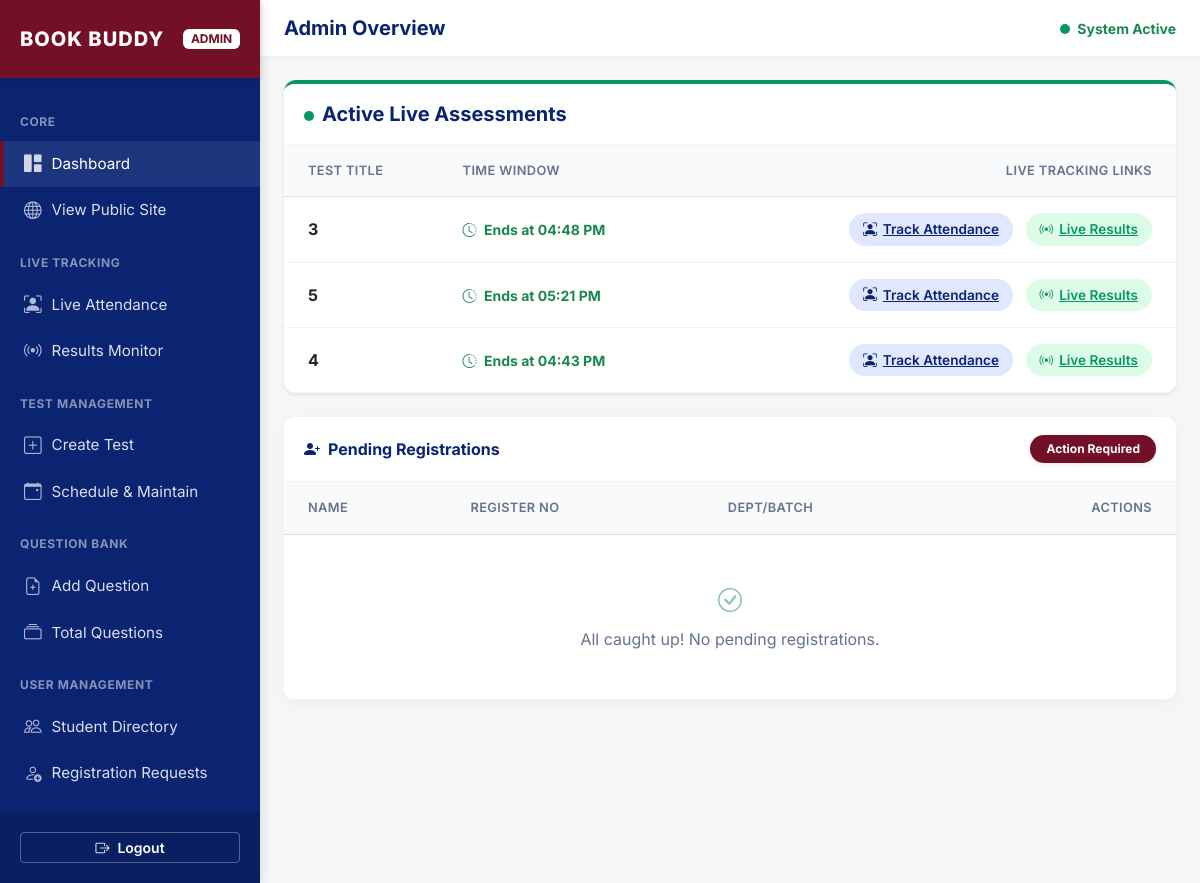
Page /admin (signed in) on the earlier database version.
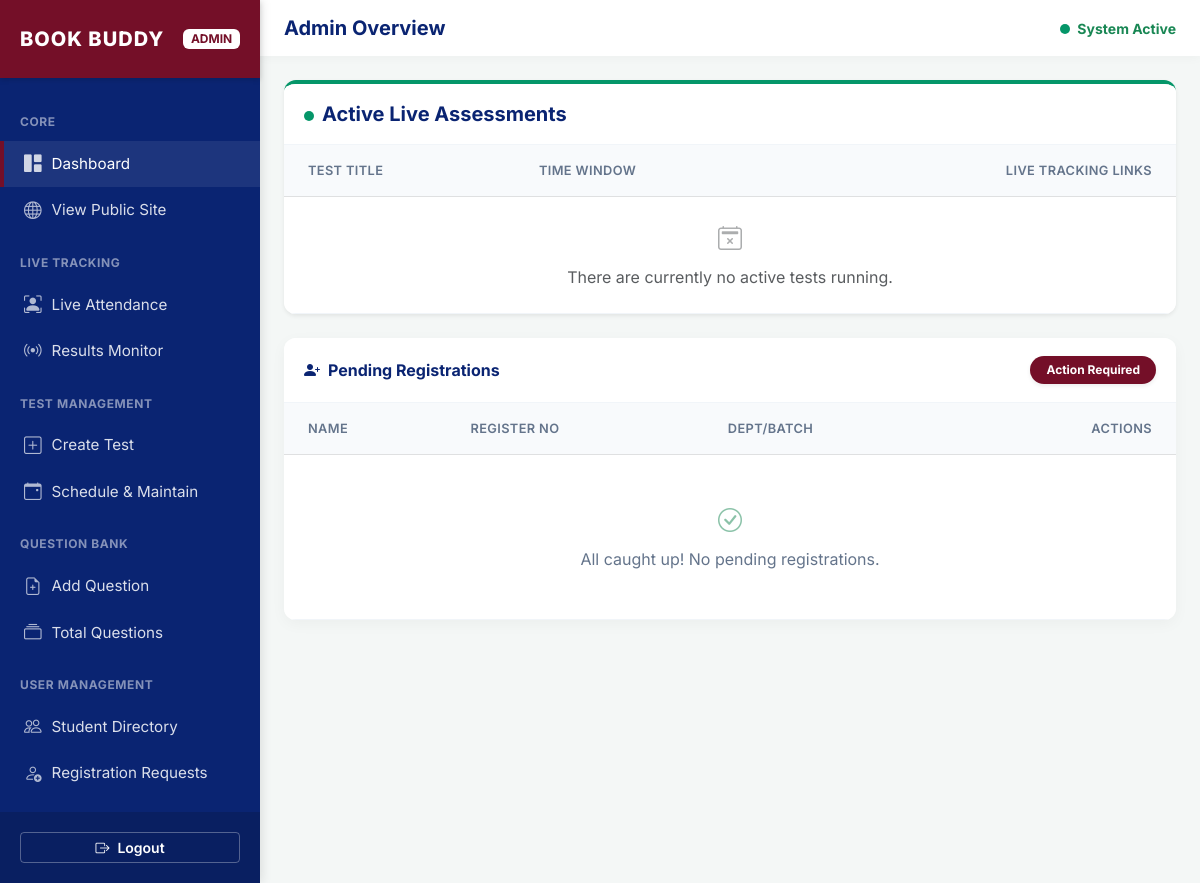
Same page on the later database version.
### app.py (models this page shows, shortened)
class Testmaintain(db.Model):
    __tablename__ = 'test_maintain'
    id = db.Column(db.Integer, primary_key=True)
    test_title = db.Column(db.String(50))
    date = db.Column(db.Date)
    start_time = db.Column(db.DateTime)
    end_time = db.Column(db.DateTime)
    status = db.Column(db.String(20), default='draft')
    total_points = db.Column(db.Integer, default=0)
    question_id = db.Column(db.Integer, db.ForeignKey('question.id'), nullable=False)

### app.py (the view)
@app.route('/admin')
@login_required
def admin_panel():
    messages = Message.query.all()
    questions = Question.query.all()
    students = Student.query.all()
    tests = Testmaintain.query.all()
    return render_template('admin.html', students=students, messages=messages, questions=questions, tests=tests)

### app.py (called while the page is built)
@login_manager.user_loader
def load_user(user_id):
    student = Student.query.get(int(user_id))
    if student:
        return student
    return User.query.get(int(user_id))

@app.context_processor
def inject_now():
    return {'now': datetime.now()}

### templates/admin.html (shortened to what the changed rows need)
<!DOCTYPE html>
<html lang="en">
<head>
    <link href="https://cdn.jsdelivr.net/npm/bootstrap@5.3.0/dist/css/bootstrap.min.css" rel="stylesheet">
    <link rel="stylesheet" href="https://cdn.jsdelivr.net/npm/bootstrap-icons@1.11.1/font/bootstrap-icons.css">
</head>
<body>
    <div class="dashboard-wrapper">
        <main class="content">
            <div class="container-fluid p-4">
                <div class="row mb-4">
                    <div class="col-12">
                        <div class="card live-tracker-card shadow-sm">
                            <div class="table-responsive">
                                <table class="table align-middle mb-0">
                                    <thead class="table-light">
                                        <tr>
                                            <th class="ps-4">Test Title</th>
                                            <th>Time Window</th>
                                            <th class="text-end pe-4">Live Tracking Links</th>
                                        </tr>
                                    </thead>
                                    <tbody>
                                        {% set ns = namespace(found_live=false, processed_titles=[]) %}
                                        {% for t in tests %}
                                            {% if t.start_time and t.end_time and t.start_time <= now <= t.end_time %}
                                                {% if t.test_title not in ns.processed_titles %}
                                                    {% set ns.found_live = true %}
                                                    <tr>
                                                        <td class="ps-4"><strong class="text-dark">{{ t.test_title }}</strong></td>
                                                        <td><span class="text-success fw-bold small"><i class="bi bi-clock-history me-1"></i> Ends at {{ t.end_time.strftime('%I:%M %p') }}</span></td>
                                                        <td class="text-end pe-4 text-nowrap">
                                                            <a href="/attendance_tracking?test_id={{ t.id }}" class="btn-live-action btn-attendance me-2">
                                                                <i class="bi bi-person-bounding-box"></i> Track Attendance
                                                            </a>
                                                            <a href="{{ url_for('live_test', title=t.test_title) }}" class="btn-live-action btn-results">
                                                                <i class="bi bi-broadcast"></i> Live Results
                                                            </a>
                                                        </td>
                                                    </tr>
                                                {% endif %}
                                            {% endif %}
                                        {% endfor %}
                                        {% if not ns.found_live %}
                                        <tr>
                                            <td colspan="3" class="text-center p-4 text-muted">
                                                <i class="bi bi-calendar2-x mb-2 d-block fs-4 opacity-50"></i>
                                                There are currently no active tests running.
                                            </td>
                                        </tr>
                                        {% endif %}
                                    </tbody>
                                </table>
                            </div>
                        </div>
                    </div>
                </div>
                <div class="row g-4">
                    <div class="col-12">
                        <div class="card h-100">
                            <div class="table-responsive" style="max-height: 400px;">
                                <table class="table table-hover align-middle mb-0">
                                    <thead class="table-light">
                                        <tr>
                                            <th class="ps-4">Name</th>
                                            <th>Register No</th>
                                            <th>Dept/Batch</th>
                                            <th class="text-end pe-4">Actions</th>
                                        </tr>
                                    </thead>
                                </table>
                            </div>
                        </div>
                    </div>
                </div>
            </div>
        </main>
    </div>
</body>
</html>

Differences in the rows shown:
removed Testmaintain: test_title "3", end_time "04:48 PM"
removed Testmaintain: test_title "5", end_time "05:21 PM"
removed Testmaintain: test_title "4", end_time "04:43 PM"
Other differences:
text now shown: "There are currently no active tests running."
